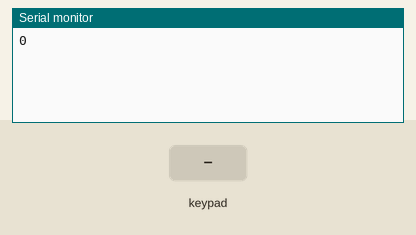
Recording of a sketch running on a simulated ESP32. Shown: the last lines printed to the serial monitor. The inputs (shaded band) are chosen by the test bench. Nothing arrives over Bluetooth unless stated.

Above: at 1.2 s.
1.3 s: key 'U' pressed
At 2.1 s:
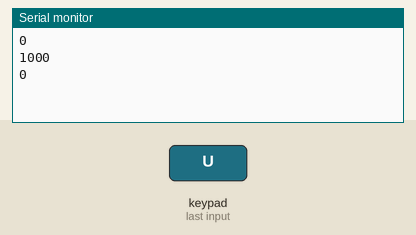
2.8 s: key 'D' pressed
At 4.6 s:
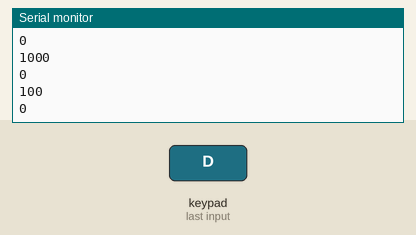
Timing chart, 0 to 6.1 s (numbered marks = the images above; inputs shaded):
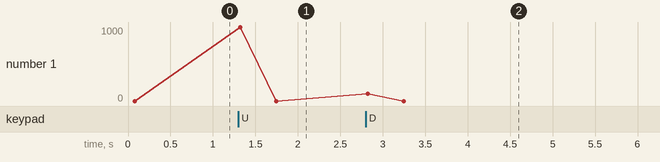

The sketch:

ESP32_Controls.ino
```cpp
#include <PS4Controller.h>

// ================== PINES ==================
#define RXD2 16
#define TXD2 17

// ================== VARIABLES GLOBALES ==================
uint8_t lastButtonCode = 0xFF;

// ================== PROTOTIPOS ==================
void onConnect();
void onDisConnect();
void sendButtonCode(uint8_t code);

// ================== SETUP ==================
void setup() {
    Serial.begin(115200); // monitoreo en PC
    Serial2.begin(115200, SERIAL_8N1, RXD2, TXD2); // UART2

    PS4.attachOnConnect(onConnect);
    PS4.attachOnDisconnect(onDisConnect);
    PS4.begin();

    delay(80);
}

// ================== LOOP ==================
void loop() {
    uint8_t buttonCode = 0;

    // bit 5 = Left
    if (PS4.Left()) {
        buttonCode |= (1 << 5);
    }

    // bit 4 = Right
    if (PS4.Right()) {
        buttonCode |= (1 << 4);
    }

    // bit 3 = Up
    if (PS4.Up()) {
        buttonCode |= (1 << 3);
    }

    // bit 2 = Down
    if (PS4.Down()) {
        buttonCode |= (1 << 2);
    }

    // bit 1 = Square
    if (PS4.Square()) {
        buttonCode |= (1 << 1);
    }

    // bit 0 = X
    if (PS4.Cross()) {
        buttonCode |= (1 << 0);
    }

    // Enviar solo si hay cambio
    if (buttonCode != lastButtonCode) {
        sendButtonCode(buttonCode);
        lastButtonCode = buttonCode;
    }

    delay(10);
}

// ================== CALLBACKS PS4 ==================
void onConnect() {
    PS4.setLed(255, 128, 0);
    PS4.sendToController();
    delay(5);
}

void onDisConnect() {
}

// ================== ENVÍO ==================
void sendButtonCode(uint8_t code) {
    Serial.println(code, BIN);

    Serial2.write(code);
}
```

Measured:
- after the input at 1.3 s, the serial monitor: prints a new line at once (image 1)
- after the input at 2.8 s, the serial monitor: prints a new line at once (image 2)
